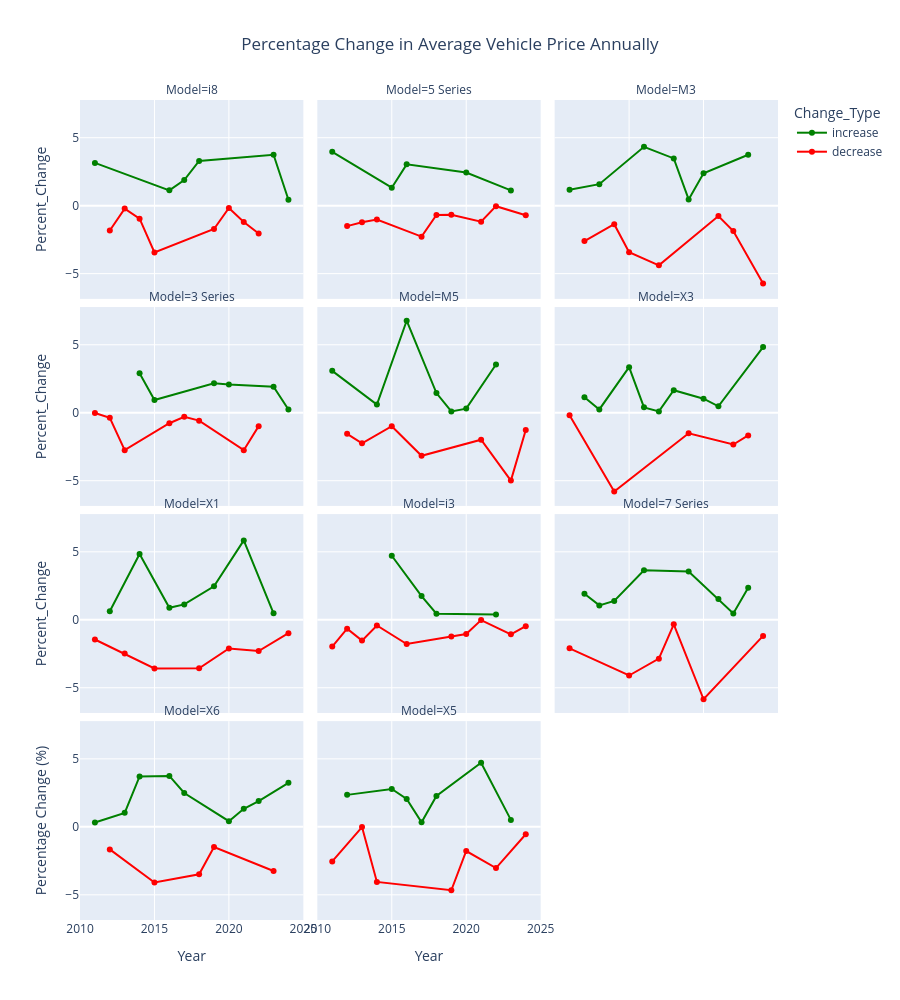

Notebook code cell kept with this figure:
### Code cell
#Percentage Change in Average Vehicle Price every Annually

average_priced["Change_Type"] = average_priced["Percent_Change"].apply(lambda x: "increase" if x >= 0 else "decrease")

# Faceted line chart
fig = px.line(
    average_priced,
    x="Year",
    y="Percent_Change",                
    color="Change_Type",                
    facet_col="Model",
    facet_col_wrap=3,
    facet_col_spacing=0.02,
    facet_row_spacing=0.01,
    title="Percentage Change in Average Vehicle Price Annually",
    markers=True,
    hover_data={
        "Model": True,
        "Year": True,
        "Percent_Change": ":,.2f",
        "Average_Price": ":,.2f"
    },
    color_discrete_map={"increase": "green", "decrease": "red"}
)

# Layout adjustments
n_models = average_priced["Model"].nunique()
fig.update_layout(
    xaxis_title="Year",
    yaxis_title="Percentage Change (%)",
    title_x=0.5,
    height=min(150 * n_models, 1000) 
)

fig.show()

### Figure 1 — Plotly figure (JSON) as saved in the notebook; plotly's stock layout.template omitted (floating-point values rounded to 4 significant figures)
{"data": [{"customdata": [["i8", 77510.0], ["i8", 73430.0], ["i8", 74820.0], ["i8", 77280.0], ["i8", 76120.0], ["i8", 76450.0]], "hovertemplate": "Change_Type=increase<br>Model=%{customdata[0]}<br>Year=%{x}<br>Percent_Change=%{y:,.2f}<br>Average_Price=%{customdata[1]:,.2f}<extra></extra>", "legendgroup": "increase", "line": {"color": "green", "dash": "solid"}, "marker": {"symbol": "circle"}, "mode": "lines+markers", "name": "increase", "orientation": "v", "showlegend": true, "type": "scatter", "x": [2011, 2016, 2017, 2018, 2023, 2024], "xaxis": "x10", "y": [3.146, 1.126, 1.887, 3.294, 3.748, 0.4324], "yaxis": "y10"}, {"customdata": [["5 Series", 76690.0], ["5 Series", 74820.0], ["5 Series", 77100.0], ["5 Series", 76140.0], ["5 Series", 76060.0]], "hovertemplate": "Change_Type=increase<br>Model=%{customdata[0]}<br>Year=%{x}<br>Percent_Change=%{y:,.2f}<br>Average_Price=%{customdata[1]:,.2f}<extra></extra>", "legendgroup": "increase", "line": {"color": "green", "dash": "solid"}, "marker": {"symbol": "circle"}, "mode": "lines+markers", "name": "increase", "orientation": "v", "showlegend": false, "type": "scatter", "x": [2011, 2015, 2016, 2020, 2023], "xaxis": "x11", "y": [3.959, 1.32, 3.038, 2.444, 1.124], "yaxis": "y11"}, {"customdata": [["M3", 76500.0], ["M3", 75680.0], ["M3", 75220.0], ["M3", 74420.0], ["M3", 74760.0], ["M3", 76540.0], ["M3", 77330.0]], "hovertemplate": "Change_Type=increase<br>Model=%{customdata[0]}<br>Year=%{x}<br>Percent_Change=%{y:,.2f}<br>Average_Price=%{customdata[1]:,.2f}<extra></extra>", "legendgroup": "increase", "line": {"color": "green", "dash": "solid"}, "marker": {"symbol": "circle"}, "mode": "lines+markers", "name": "increase", "orientation": "v", "showlegend": false, "type": "scatter", "x": [2011, 2013, 2016, 2018, 2019, 2020, 2023], "xaxis": "x12", "y": [1.174, 1.581, 4.332, 3.476, 0.46, 2.377, 3.746], "yaxis": "y12"}, {"customdata": [["3 Series", 75240.0], ["3 Series", 75950.0], ["3 Series", 76310.0], ["3 Series", 77890.0], ["3 Series", 76430.0], ["3 Series", 76600.0]], "hovertemplate": "Change_Type=increase<br>Model=%{customdata[0]}<br>Year=%{x}<br>Percent_Change=%{y:,.2f}<br>Average_Price=%{customdata[1]:,.2f}<extra></extra>", "legendgroup": "increase", "line": {"color": "green", "dash": "solid"}, "marker": {"symbol": "circle"}, "mode": "lines+markers", "name": "increase", "orientation": "v", "showlegend": false, "type": "scatter", "x": [2014, 2015, 2019, 2020, 2023, 2024], "xaxis": "x7", "y": [2.902, 0.9325, 2.168, 2.067, 1.909, 0.2313], "yaxis": "y7"}, {"customdata": [["M5", 75360.0], ["M5", 72950.0], ["M5", 77120.0], ["M5", 75760.0], ["M5", 75820.0], ["M5", 76050.0], ["M5", 77180.0]], "hovertemplate": "Change_Type=increase<br>Model=%{customdata[0]}<br>Year=%{x}<br>Percent_Change=%{y:,.2f}<br>Average_Price=%{customdata[1]:,.2f}<extra></extra>", "legendgroup": "increase", "line": {"color": "green", "dash": "solid"}, "marker": {"symbol": "circle"}, "mode": "lines+markers", "name": "increase", "orientation": "v", "showlegend": false, "type": "scatter", "x": [2011, 2014, 2016, 2018, 2019, 2020, 2022], "xaxis": "x8", "y": [3.08, 0.598, 6.766, 1.449, 0.09185, 0.3017, 3.543], "yaxis": "y8"}, {"customdata": [["X3", 76200.0], ["X3", 76390.0], ["X3", 74370.0], ["X3", 74660.0], ["X3", 74730.0], ["X3", 75960.0], ["X3", 75590.0], ["X3", 75950.0], ["X3", 76450.0]], "hovertemplate": "Change_Type=increase<br>Model=%{customdata[0]}<br>Year=%{x}<br>Percent_Change=%{y:,.2f}<br>Average_Price=%{customdata[1]:,.2f}<extra></extra>", "legendgroup": "increase", "line": {"color": "green", "dash": "solid"}, "marker": {"symbol": "circle"}, "mode": "lines+markers", "name": "increase", "orientation": "v", "showlegend": false, "type": "scatter", "x": [2012, 2013, 2015, 2016, 2017, 2018, 2020, 2021, 2024], "xaxis": "x9", "y": [1.135, 0.241, 3.351, 0.3937, 0.09396, 1.653, 1.032, 0.4703, 4.831], "yaxis": "y9"}, {"customdata": [["X1", 75430.0], ["X1", 77120.0], ["X1", 75010.0], ["X1", 75860.0], ["X1", 74960.0], ["X1", 77650.0], ["X1", 76230.0]], "hovertemplate": "Change_Type=increase<br>Model=%{customdata[0]}<br>Year=%{x}<br>Percent_Change=%{y:,.2f}<br>Average_Price=%{customdata[1]:,.2f}<extra></extra>", "legendgroup": "increase", "line": {"color": "green", "dash": "solid"}, "marker": {"symbol": "circle"}, "mode": "lines+markers", "name": "increase", "orientation": "v", "showlegend": false, "type": "scatter", "x": [2012, 2014, 2016, 2017, 2019, 2021, 2023], "xaxis": "x4", "y": [0.6285, 4.837, 0.883, 1.132, 2.466, 5.838, 0.4738], "yaxis": "y4"}, {"customdata": [["i3", 76150.0], ["i3", 76100.0], ["i3", 76430.0], ["i3", 74980.0]], "hovertemplate": "Change_Type=increase<br>Model=%{customdata[0]}<br>Year=%{x}<br>Percent_Change=%{y:,.2f}<br>Average_Price=%{customdata[1]:,.2f}<extra></extra>", "legendgroup": "increase", "line": {"color": "green", "dash": "solid"}, "marker": {"symbol": "circle"}, "mode": "lines+markers", "name": "increase", "orientation": "v", "showlegend": false, "type": "scatter", "x": [2015, 2017, 2018, 2022], "xaxis": "x5", "y": [4.709, 1.747, 0.4452, 0.3859], "yaxis": "y5"}, {"customdata": [["7 Series", 75960.0], ["7 Series", 76760.0], ["7 Series", 77820.0], ["7 Series", 77350.0], ["7 Series", 77550.0], ["7 Series", 74130.0], ["7 Series", 74480.0], ["7 Series", 76240.0]], "hovertemplate": "Change_Type=increase<br>Model=%{customdata[0]}<br>Year=%{x}<br>Percent_Change=%{y:,.2f}<br>Average_Price=%{customdata[1]:,.2f}<extra></extra>", "legendgroup": "increase", "line": {"color": "green", "dash": "solid"}, "marker": {"symbol": "circle"}, "mode": "lines+markers", "name": "increase", "orientation": "v", "showlegend": false, "type": "scatter", "x": [2012, 2013, 2014, 2016, 2019, 2021, 2022, 2023], "xaxis": "x6", "y": [1.919, 1.057, 1.385, 3.642, 3.554, 1.528, 0.4702, 2.362], "yaxis": "y6"}, {"customdata": [["X6", 73560.0], ["X6", 73080.0], ["X6", 75790.0], ["X6", 75410.0], ["X6", 77280.0], ["X6", 73780.0], ["X6", 74760.0], ["X6", 76170.0], ["X6", 76080.0]], "hovertemplate": "Change_Type=increase<br>Model=%{customdata[0]}<br>Year=%{x}<br>Percent_Change=%{y:,.2f}<br>Average_Price=%{customdata[1]:,.2f}<extra></extra>", "legendgroup": "increase", "line": {"color": "green", "dash": "solid"}, "marker": {"symbol": "circle"}, "mode": "lines+markers", "name": "increase", "orientation": "v", "showlegend": false, "type": "scatter", "x": [2011, 2013, 2014, 2016, 2017, 2020, 2021, 2022, 2024], "xaxis": "x", "y": [0.3158, 1.029, 3.705, 3.746, 2.487, 0.4163, 1.322, 1.896, 3.233], "yaxis": "y"}, {"customdata": [["X5", 75280.0], ["X5", 74230.0], ["X5", 75750.0], ["X5", 76000.0], ["X5", 77730.0], ["X5", 76210.0], ["X5", 74280.0]], "hovertemplate": "Change_Type=increase<br>Model=%{customdata[0]}<br>Year=%{x}<br>Percent_Change=%{y:,.2f}<br>Average_Price=%{customdata[1]:,.2f}<extra></extra>", "legendgroup": "increase", "line": {"color": "green", "dash": "solid"}, "marker": {"symbol": "circle"}, "mode": "lines+markers", "name": "increase", "orientation": "v", "showlegend": false, "type": "scatter", "x": [2012, 2015, 2016, 2017, 2018, 2021, 2023], "xaxis": "x2", "y": [2.35, 2.787, 2.051, 0.3284, 2.274, 4.708, 0.5089], "yaxis": "y2"}, {"customdata": [["i8", 76100.0], ["i8", 75930.0], ["i8", 75200.0], ["i8", 72610.0], ["i8", 75950.0], ["i8", 75820.0], ["i8", 74910.0], ["i8", 73370.0]], "hovertemplate": "Change_Type=decrease<br>Model=%{customdata[0]}<br>Year=%{x}<br>Percent_Change=%{y:,.2f}<br>Average_Price=%{customdata[1]:,.2f}<extra></extra>", "legendgroup": "decrease", "line": {"color": "red", "dash": "solid"}, "marker": {"symbol": "circle"}, "mode": "lines+markers", "name": "decrease", "orientation": "v", "showlegend": true, "type": "scatter", "x": [2012, 2013, 2014, 2015, 2019, 2020, 2021, 2022], "xaxis": "x10", "y": [-1.827, -0.2152, -0.9593, -3.446, -1.719, -0.1748, -1.203, -2.053], "yaxis": "y10"}, {"customdata": [["5 Series", 75530.0], ["5 Series", 74610.0], ["5 Series", 73850.0], ["5 Series", 75340.0], ["5 Series", 74830.0], ["5 Series", 74330.0], ["5 Series", 75240.0], ["5 Series", 75220.0], ["5 Series", 75530.0]], "hovertemplate": "Change_Type=decrease<br>Model=%{customdata[0]}<br>Year=%{x}<br>Percent_Change=%{y:,.2f}<br>Average_Price=%{customdata[1]:,.2f}<extra></extra>", "legendgroup": "decrease", "line": {"color": "red", "dash": "solid"}, "marker": {"symbol": "circle"}, "mode": "lines+markers", "name": "decrease", "orientation": "v", "showlegend": false, "type": "scatter", "x": [2012, 2013, 2014, 2017, 2018, 2019, 2021, 2022, 2024], "xaxis": "x11", "y": [-1.504, -1.216, -1.025, -2.279, -0.6819, -0.6682, -1.179, -0.03753, -0.7012], "yaxis": "y11"}, {"customdata": [["M3", 74510.0], ["M3", 74650.0], ["M3", 72100.0], ["M3", 71920.0], ["M3", 75950.0], ["M3", 74530.0], ["M3", 72890.0]], "hovertemplate": "Change_Type=decrease<br>Model=%{customdata[0]}<br>Year=%{x}<br>Percent_Change=%{y:,.2f}<br>Average_Price=%{customdata[1]:,.2f}<extra></extra>", "legendgroup": "decrease", "line": {"color": "red", "dash": "solid"}, "marker": {"symbol": "circle"}, "mode": "lines+markers", "name": "decrease", "orientation": "v", "showlegend": false, "type": "scatter", "x": [2012, 2014, 2015, 2017, 2021, 2022, 2024], "xaxis": "x12", "y": [-2.603, -1.361, -3.424, -4.388, -0.7664, -1.87, -5.731], "yaxis": "y12"}, {"customdata": [["3 Series", 75480.0], ["3 Series", 75190.0], ["3 Series", 73120.0], ["3 Series", 75360.0], ["3 Series", 75130.0], ["3 Series", 74690.0], ["3 Series", 75740.0], ["3 Series", 74990.0]], "hovertemplate": "Change_Type=decrease<br>Model=%{customdata[0]}<br>Year=%{x}<br>Percent_Change=%{y:,.2f}<br>Average_Price=%{customdata[1]:,.2f}<extra></extra>", "legendgroup": "decrease", "line": {"color": "red", "dash": "solid"}, "marker": {"symbol": "circle"}, "mode": "lines+markers", "name": "decrease", "orientation": "v", "showlegend": false, "type": "scatter", "x": [2011, 2012, 2013, 2016, 2017, 2018, 2021, 2022], "xaxis": "x7", "y": [-0.02479, -0.3757, -2.754, -0.7756, -0.3026, -0.5831, -2.754, -0.9876], "yaxis": "y7"}, {"customdata": [["M5", 74190.0], ["M5", 72520.0], ["M5", 72230.0], ["M5", 74670.0], ["M5", 74540.0], ["M5", 73330.0], ["M5", 72390.0]], "hovertemplate": "Change_Type=decrease<br>Model=%{customdata[0]}<br>Year=%{x}<br>Percent_Change=%{y:,.2f}<br>Average_Price=%{customdata[1]:,.2f}<extra></extra>", "legendgroup": "decrease", "line": {"color": "red", "dash": "solid"}, "marker": {"symbol": "circle"}, "mode": "lines+markers", "name": "decrease", "orientation": "v", "showlegend": false, "type": "scatter", "x": [2012, 2013, 2015, 2017, 2021, 2023, 2024], "xaxis": "x8", "y": [-1.554, -2.254, -0.9921, -3.167, -1.986, -4.994, -1.277], "yaxis": "y8"}, {"customdata": [["X3", 75350.0], ["X3", 71950.0], ["X3", 74820.0], ["X3", 74170.0], ["X3", 72930.0]], "hovertemplate": "Change_Type=decrease<br>Model=%{customdata[0]}<br>Year=%{x}<br>Percent_Change=%{y:,.2f}<br>Average_Price=%{customdata[1]:,.2f}<extra></extra>", "legendgroup": "decrease", "line": {"color": "red", "dash": "solid"}, "marker": {"symbol": "circle"}, "mode": "lines+markers", "name": "decrease", "orientation": "v", "showlegend": false, "type": "scatter", "x": [2011, 2014, 2019, 2022, 2023], "xaxis": "x9", "y": [-0.1939, -5.804, -1.508, -2.341, -1.669], "yaxis": "y9"}, {"customdata": [["X1", 74960.0], ["X1", 73560.0], ["X1", 74360.0], ["X1", 73150.0], ["X1", 73370.0], ["X1", 75870.0], ["X1", 75470.0]], "hovertemplate": "Change_Type=decrease<br>Model=%{customdata[0]}<br>Year=%{x}<br>Percent_Change=%{y:,.2f}<br>Average_Price=%{customdata[1]:,.2f}<extra></extra>", "legendgroup": "decrease", "line": {"color": "red", "dash": "solid"}, "marker": {"symbol": "circle"}, "mode": "lines+markers", "name": "decrease", "orientation": "v", "showlegend": false, "type": "scatter", "x": [2011, 2013, 2015, 2018, 2020, 2022, 2024], "xaxis": "x4", "y": [-1.452, -2.485, -3.578, -3.576, -2.116, -2.298, -0.9894], "yaxis": "y4"}, {"customdata": [["i3", 74660.0], ["i3", 74160.0], ["i3", 73030.0], ["i3", 72720.0], ["i3", 74790.0], ["i3", 75500.0], ["i3", 74710.0], ["i3", 74690.0], ["i3", 74170.0], ["i3", 73820.0]], "hovertemplate": "Change_Type=decrease<br>Model=%{customdata[0]}<br>Year=%{x}<br>Percent_Change=%{y:,.2f}<br>Average_Price=%{customdata[1]:,.2f}<extra></extra>", "legendgroup": "decrease", "line": {"color": "red", "dash": "solid"}, "marker": {"symbol": "circle"}, "mode": "lines+markers", "name": "decrease", "orientation": "v", "showlegend": false, "type": "scatter", "x": [2011, 2012, 2013, 2014, 2016, 2019, 2020, 2021, 2023, 2024], "xaxis": "x5", "y": [-1.975, -0.6577, -1.534, -0.4173, -1.782, -1.228, -1.046, -0.02618, -1.072, -0.4693], "yaxis": "y5"}, {"customdata": [["7 Series", 74530.0], ["7 Series", 74630.0], ["7 Series", 75140.0], ["7 Series", 74890.0], ["7 Series", 73020.0], ["7 Series", 75330.0]], "hovertemplate": "Change_Type=decrease<br>Model=%{customdata[0]}<br>Year=%{x}<br>Percent_Change=%{y:,.2f}<br>Average_Price=%{customdata[1]:,.2f}<extra></extra>", "legendgroup": "decrease", "line": {"color": "red", "dash": "solid"}, "marker": {"symbol": "circle"}, "mode": "lines+markers", "name": "decrease", "orientation": "v", "showlegend": false, "type": "scatter", "x": [2011, 2015, 2017, 2018, 2020, 2024], "xaxis": "x6", "y": [-2.1, -4.1, -2.859, -0.3335, -5.848, -1.189], "yaxis": "y6"}, {"customdata": [["X6", 72340.0], ["X6", 72680.0], ["X6", 74580.0], ["X6", 73470.0], ["X6", 73700.0]], "hovertemplate": "Change_Type=decrease<br>Model=%{customdata[0]}<br>Year=%{x}<br>Percent_Change=%{y:,.2f}<br>Average_Price=%{customdata[1]:,.2f}<extra></extra>", "legendgroup": "decrease", "line": {"color": "red", "dash": "solid"}, "marker": {"symbol": "circle"}, "mode": "lines+markers", "name": "decrease", "orientation": "v", "showlegend": false, "type": "scatter", "x": [2012, 2015, 2018, 2019, 2023], "xaxis": "x", "y": [-1.66, -4.101, -3.49, -1.488, -3.252], "yaxis": "y"}, {"customdata": [["X5", 73560.0], ["X5", 75270.0], ["X5", 72220.0], ["X5", 74100.0], ["X5", 72780.0], ["X5", 73900.0], ["X5", 73870.0]], "hovertemplate": "Change_Type=decrease<br>Model=%{customdata[0]}<br>Year=%{x}<br>Percent_Change=%{y:,.2f}<br>Average_Price=%{customdata[1]:,.2f}<extra></extra>", "legendgroup": "decrease", "line": {"color": "red", "dash": "solid"}, "marker": {"symbol": "circle"}, "mode": "lines+markers", "name": "decrease", "orientation": "v", "showlegend": false, "type": "scatter", "x": [2011, 2013, 2014, 2019, 2020, 2022, 2024], "xaxis": "x2", "y": [-2.545, -0.0197, -4.055, -4.666, -1.78, -3.033, -0.5455], "yaxis": "y2"}], "layout": {"annotations": [{"font": {}, "showarrow": false, "text": "Model=X6", "x": 0.16, "xanchor": "center", "xref": "paper", "y": 0.2425, "yanchor": "bottom", "yref": "paper"}, {"font": {}, "showarrow": false, "text": "Model=X5", "x": 0.5, "xanchor": "center", "xref": "paper", "y": 0.2425, "yanchor": "bottom", "yref": "paper"}, {"font": {}, "showarrow": false, "text": "Model=X1", "x": 0.16, "xanchor": "center", "xref": "paper", "y": 0.495, "yanchor": "bottom", "yref": "paper"}, {"font": {}, "showarrow": false, "text": "Model=i3", "x": 0.5, "xanchor": "center", "xref": "paper", "y": 0.495, "yanchor": "bottom", "yref": "paper"}, {"font": {}, "showarrow": false, "text": "Model=7 Series", "x": 0.84, "xanchor": "center", "xref": "paper", "y": 0.495, "yanchor": "bottom", "yref": "paper"}, {"font": {}, "showarrow": false, "text": "Model=3 Series", "x": 0.16, "xanchor": "center", "xref": "paper", "y": 0.7475, "yanchor": "bottom", "yref": "paper"}, {"font": {}, "showarrow": false, "text": "Model=M5", "x": 0.5, "xanchor": "center", "xref": "paper", "y": 0.7475, "yanchor": "bottom", "yref": "paper"}, {"font": {}, "showarrow": false, "text": "Model=X3", "x": 0.84, "xanchor": "center", "xref": "paper", "y": 0.7475, "yanchor": "bottom", "yref": "paper"}, {"font": {}, "showarrow": false, "text": "Model=i8", "x": 0.16, "xanchor": "center", "xref": "paper", "y": 1, "yanchor": "bottom", "yref": "paper"}, {"font": {}, "showarrow": false, "text": "Model=5 Series", "x": 0.5, "xanchor": "center", "xref": "paper", "y": 1, "yanchor": "bottom", "yref": "paper"}, {"font": {}, "showarrow": false, "text": "Model=M3", "x": 0.84, "xanchor": "center", "xref": "paper", "y": 1, "yanchor": "bottom", "yref": "paper"}], "height": 1000, "legend": {"title": {"text": "Change_Type"}, "tracegroupgap": 0}, "title": {"text": "Percentage Change in Average Vehicle Price Annually", "x": 0.5}, "xaxis": {"anchor": "y", "domain": [0, 0.32], "title": {"text": "Year"}}, "xaxis10": {"anchor": "y10", "domain": [0, 0.32], "matches": "x", "showticklabels": false}, "xaxis11": {"anchor": "y11", "domain": [0.34, 0.66], "matches": "x", "showticklabels": false}, "xaxis12": {"anchor": "y12", "domain": [0.68, 1.0], "matches": "x", "showticklabels": false}, "xaxis2": {"anchor": "y2", "domain": [0.34, 0.66], "matches": "x", "title": {"text": "Year"}}, "xaxis3": {"anchor": "y3", "domain": [0.68, 1.0], "matches": "x", "title": {"text": "Year"}}, "xaxis4": {"anchor": "y4", "domain": [0, 0.32], "matches": "x", "showticklabels": false}, "xaxis5": {"anchor": "y5", "domain": [0.34, 0.66], "matches": "x", "showticklabels": false}, "xaxis6": {"anchor": "y6", "domain": [0.68, 1.0], "matches": "x", "showticklabels": false}, "xaxis7": {"anchor": "y7", "domain": [0, 0.32], "matches": "x", "showticklabels": false}, "xaxis8": {"anchor": "y8", "domain": [0.34, 0.66], "matches": "x", "showticklabels": false}, "xaxis9": {"anchor": "y9", "domain": [0.68, 1.0], "matches": "x", "showticklabels": false}, "yaxis": {"anchor": "x", "domain": [0, 0.2425], "title": {"text": "Percentage Change (%)"}}, "yaxis10": {"anchor": "x10", "domain": [0.7575, 1], "matches": "y", "title": {"text": "Percent_Change"}}, "yaxis11": {"anchor": "x11", "domain": [0.7575, 1], "matches": "y", "showticklabels": false}, "yaxis12": {"anchor": "x12", "domain": [0.7575, 1], "matches": "y", "showticklabels": false}, "yaxis2": {"anchor": "x2", "domain": [0, 0.2425], "matches": "y", "showticklabels": false}, "yaxis3": {"anchor": "x3", "domain": [0, 0.2425], "matches": "y", "showticklabels": false}, "yaxis4": {"anchor": "x4", "domain": [0.2525, 0.495], "matches": "y", "title": {"text": "Percent_Change"}}, "yaxis5": {"anchor": "x5", "domain": [0.2525, 0.495], "matches": "y", "showticklabels": false}, "yaxis6": {"anchor": "x6", "domain": [0.2525, 0.495], "matches": "y", "showticklabels": false}, "yaxis7": {"anchor": "x7", "domain": [0.505, 0.7475], "matches": "y", "title": {"text": "Percent_Change"}}, "yaxis8": {"anchor": "x8", "domain": [0.505, 0.7475], "matches": "y", "showticklabels": false}, "yaxis9": {"anchor": "x9", "domain": [0.505, 0.7475], "matches": "y", "showticklabels": false}}}
